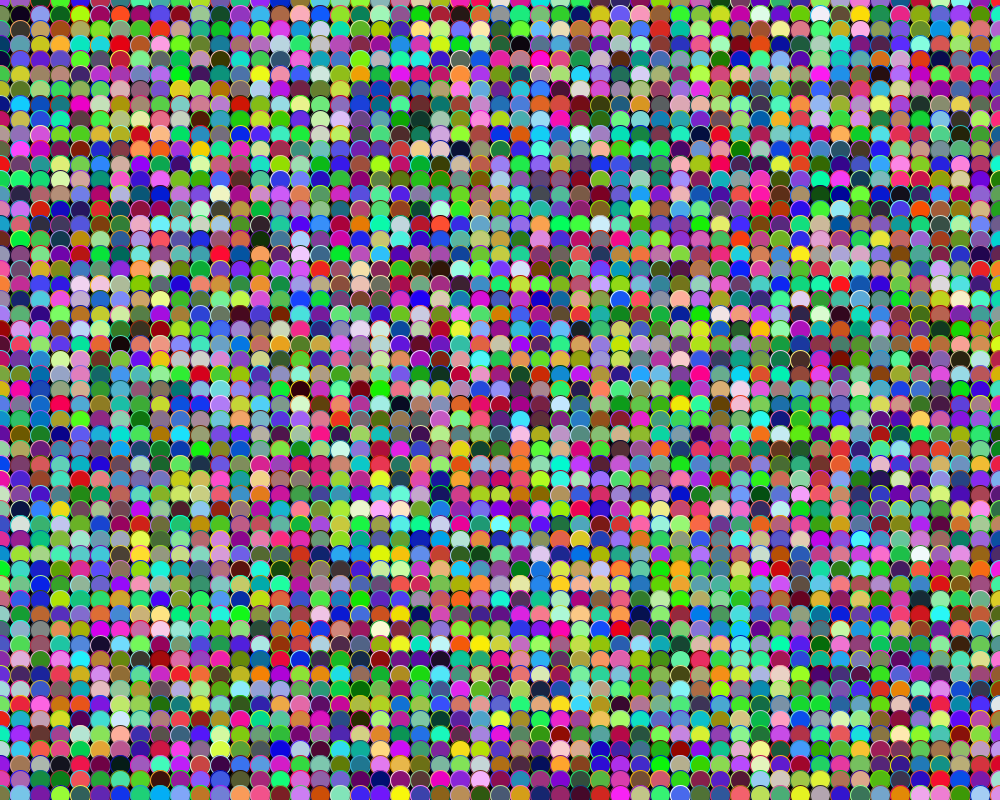
Frame 1 (no input)
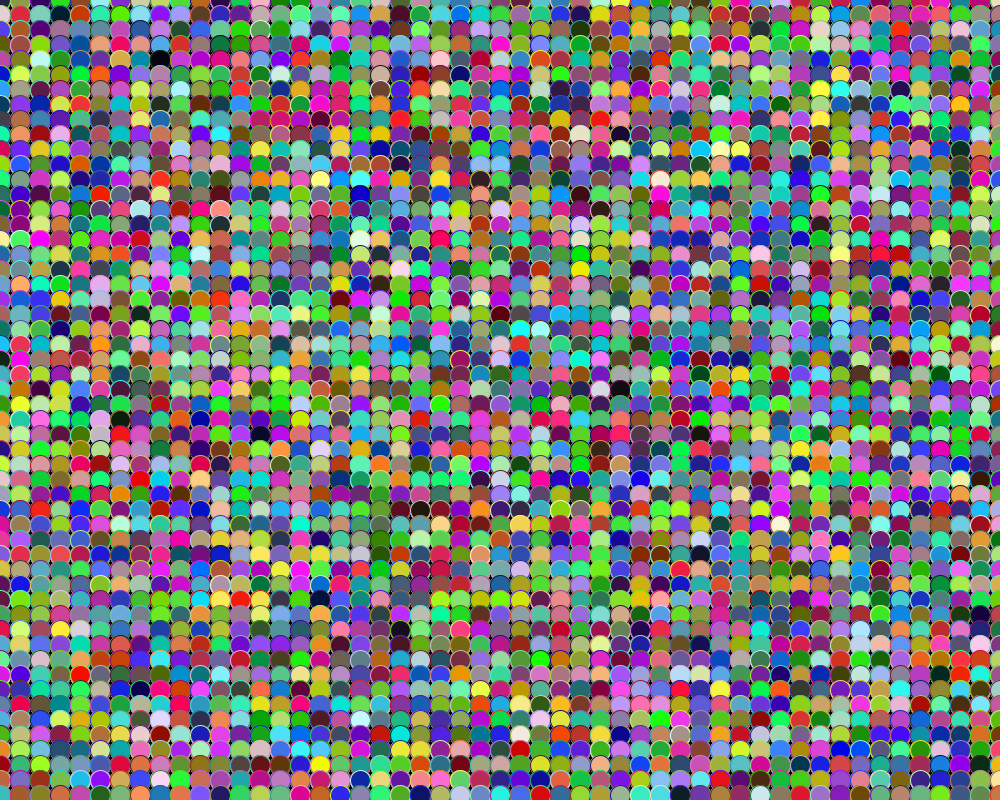
Frame 60 (the mouse pressed at the canvas centre just before this capture)
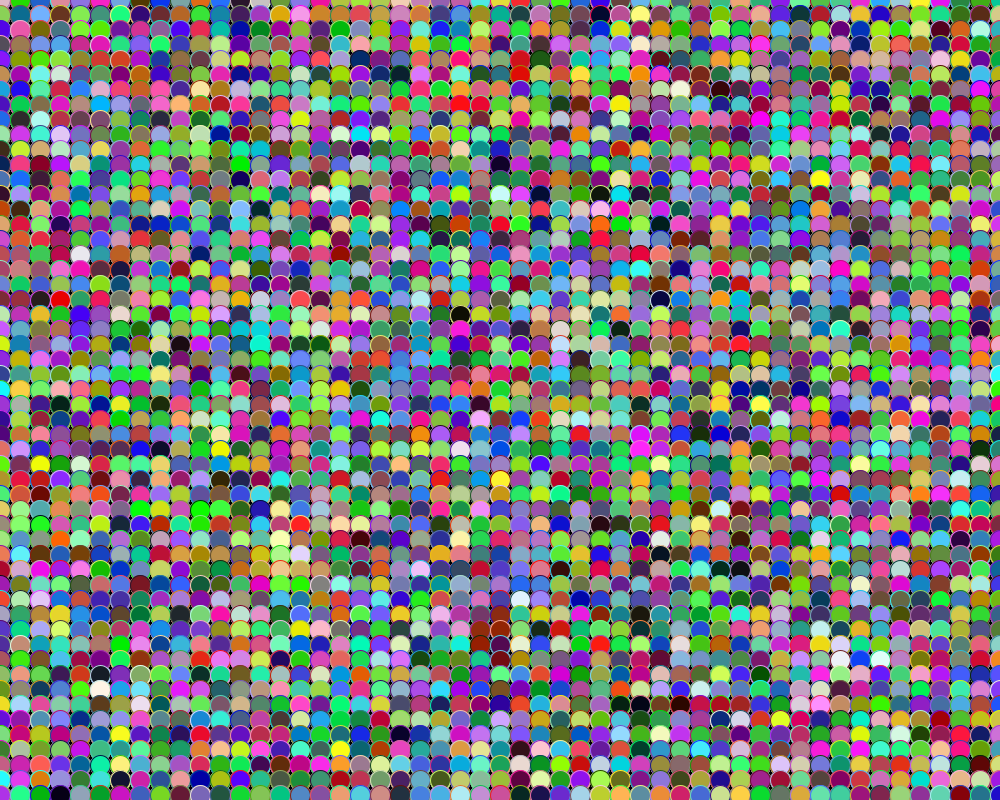
Frame 120 (the mouse held since frame 60 and released just before this capture)

The Processing sketch that drew these frames (run headless with seeded random() and noise(); from frame 60 on, the mouse is pressed at the canvas centre):

// Processing sketch: processing_140734
// ── processing_140734.pde


void setup() {
  size(1000, 800);
  background(0);

}

void draw() {
  for ( int i = 0; i < 1200; i+=20) {
    for ( int j = 0; j < 800; j+=15) {
      fill( random(0,255), random(0,255), random(0,255));
      stroke( random(0,255), random(0,255), random(0,255));
      ellipse(i, j, 20, 20);
    }
  }
}
